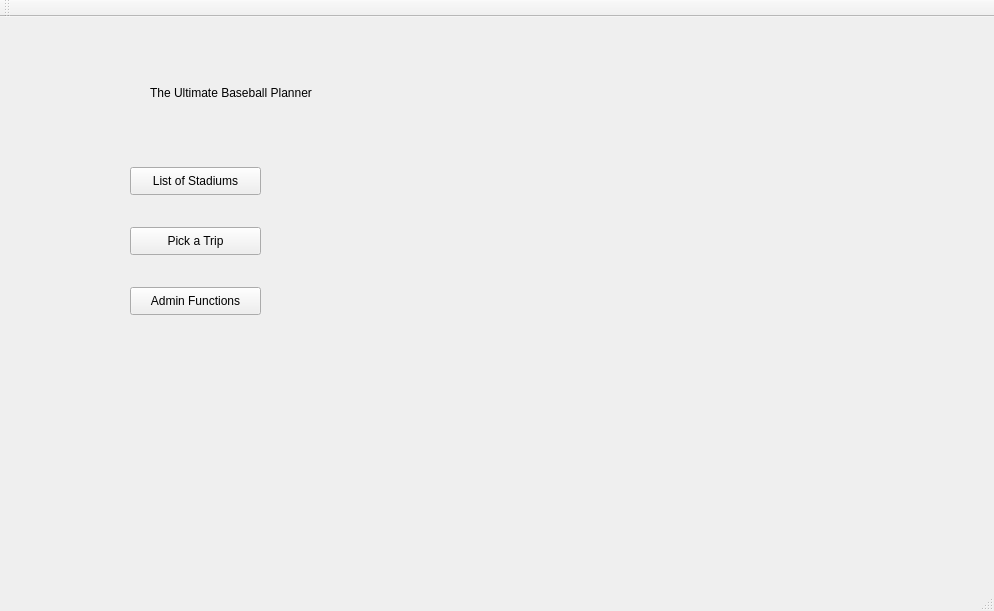
<?xml version="1.0" encoding="UTF-8"?>
<ui version="4.0">
 <class>MainWindow</class>
 <widget class="QMainWindow" name="MainWindow">
  <property name="geometry">
   <rect>
    <x>0</x>
    <y>0</y>
    <width>994</width>
    <height>611</height>
   </rect>
  </property>
  <property name="windowTitle">
   <string>MainWindow</string>
  </property>
  <widget class="QWidget" name="centralWidget">
   <widget class="QPushButton" name="ListButton">
    <property name="geometry">
     <rect>
      <x>130</x>
      <y>150</y>
      <width>131</width>
      <height>28</height>
     </rect>
    </property>
    <property name="text">
     <string>List of Stadiums</string>
    </property>
   </widget>
   <widget class="QPushButton" name="TripsButton">
    <property name="geometry">
     <rect>
      <x>130</x>
      <y>210</y>
      <width>131</width>
      <height>28</height>
     </rect>
    </property>
    <property name="text">
     <string>Pick a Trip</string>
    </property>
   </widget>
   <widget class="QPushButton" name="AdminButton">
    <property name="geometry">
     <rect>
      <x>130</x>
      <y>270</y>
      <width>131</width>
      <height>28</height>
     </rect>
    </property>
    <property name="text">
     <string>Admin Functions</string>
    </property>
   </widget>
   <widget class="QLabel" name="Title">
    <property name="geometry">
     <rect>
      <x>150</x>
      <y>50</y>
      <width>191</width>
      <height>51</height>
     </rect>
    </property>
    <property name="text">
     <string>The Ultimate Baseball Planner</string>
    </property>
    <property name="scaledContents">
     <bool>false</bool>
    </property>
   </widget>
  </widget>
  <widget class="QMenuBar" name="menuBar">
   <property name="geometry">
    <rect>
     <x>0</x>
     <y>0</y>
     <width>994</width>
     <height>26</height>
    </rect>
   </property>
  </widget>
  <widget class="QToolBar" name="mainToolBar">
   <attribute name="toolBarArea">
    <enum>TopToolBarArea</enum>
   </attribute>
   <attribute name="toolBarBreak">
    <bool>false</bool>
   </attribute>
  </widget>
  <widget class="QStatusBar" name="statusBar"/>
 </widget>
 <layoutdefault spacing="6" margin="11"/>
 <resources/>
 <connections/>
</ui>
